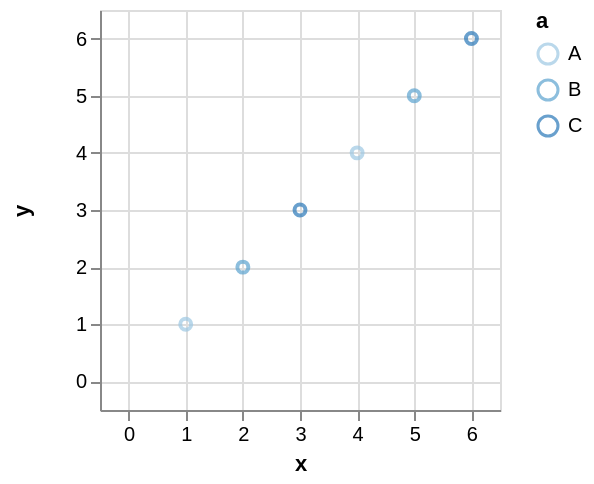

Describe this chart as a Vega-Lite specification.
### Vega specification from a JSON file in a GitHub repository (floating-point values rounded to 4 significant figures)
{"$schema": "https://vega.github.io/schema/vega/v4.json", "autosize": "pad", "padding": 5, "width": 200, "height": 200, "style": "cell", "data": [{"name": "source_0", "values": [{"a": "B", "x": 2, "y": 2}, {"a": "A", "x": 1, "y": 1}, {"a": "A", "x": 4, "y": 4}, {"a": "B", "x": 5, "y": 5}, {"a": "C", "x": 3, "y": 3}, {"a": "C", "x": 6, "y": 6}]}], "marks": [{"name": "marks", "type": "symbol", "style": ["point"], "from": {"data": "source_0"}, "encode": {"update": {"opacity": {"value": 0.7}, "fill": [{"test": "datum[\"x\"] === null || isNaN(datum[\"x\"]) || datum[\"y\"] === null || isNaN(datum[\"y\"])", "value": null}, {"value": "transparent"}], "stroke": [{"test": "datum[\"x\"] === null || isNaN(datum[\"x\"]) || datum[\"y\"] === null || isNaN(datum[\"y\"])", "value": null}, {"scale": "color", "field": "a"}], "tooltip": {"signal": "{\"x\": format(datum[\"x\"], \"\"), \"y\": format(datum[\"y\"], \"\"), \"a\": ''+datum[\"a\"]}"}, "x": {"scale": "x", "field": "x"}, "y": {"scale": "y", "field": "y"}}}}], "scales": [{"name": "x", "type": "linear", "domain": {"data": "source_0", "field": "x"}, "range": [0, {"signal": "width"}], "nice": true, "zero": true, "padding": 5}, {"name": "y", "type": "linear", "domain": {"data": "source_0", "field": "y"}, "range": [{"signal": "height"}, 0], "nice": true, "zero": true, "padding": 5}, {"name": "color", "type": "ordinal", "domain": {"data": "source_0", "field": "a", "sort": true}, "range": "ordinal"}], "axes": [{"scale": "x", "orient": "bottom", "grid": false, "title": "x", "labelFlush": true, "labelOverlap": true, "tickCount": {"signal": "ceil(width/40)"}, "zindex": 1}, {"scale": "x", "orient": "bottom", "gridScale": "y", "grid": true, "tickCount": {"signal": "ceil(width/40)"}, "domain": false, "labels": false, "maxExtent": 0, "minExtent": 0, "ticks": false, "zindex": 0}, {"scale": "y", "orient": "left", "grid": false, "title": "y", "labelOverlap": true, "tickCount": {"signal": "ceil(height/40)"}, "zindex": 1}, {"scale": "y", "orient": "left", "gridScale": "x", "grid": true, "tickCount": {"signal": "ceil(height/40)"}, "domain": false, "labels": false, "maxExtent": 0, "minExtent": 0, "ticks": false, "zindex": 0}], "legends": [{"stroke": "color", "gradientLength": {"signal": "clamp(height, 64, 200)"}, "title": "a", "encode": {"symbols": {"update": {"fill": {"value": "transparent"}, "opacity": {"value": 0.7}}}}}], "config": {"axisY": {"minExtent": 30}}}
